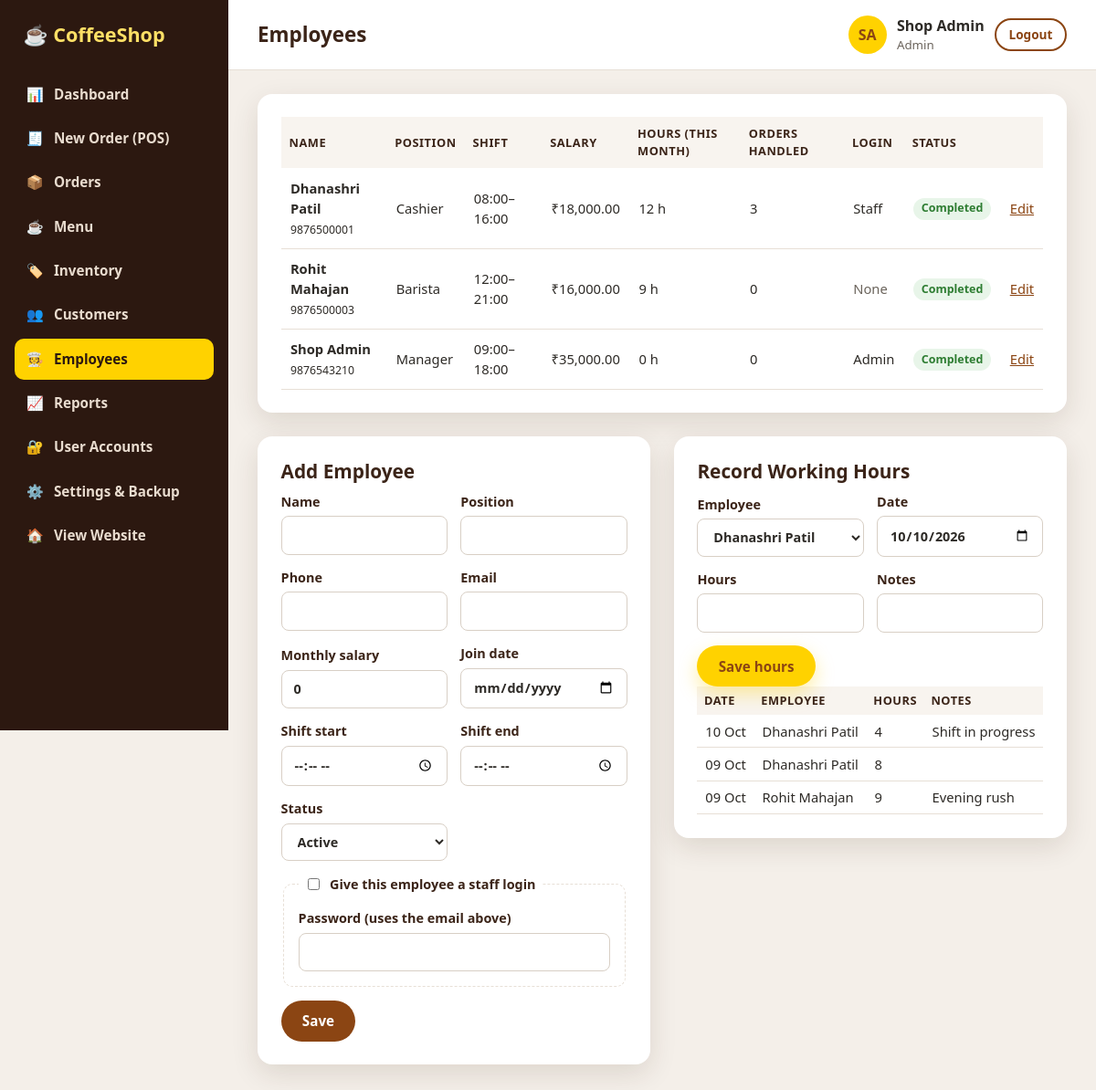
Page /admin/employees.php (signed in) on the committed database.
### tables this page shows
CREATE TABLE users (
    id            INT AUTO_INCREMENT PRIMARY KEY,
    name          VARCHAR(100) NOT NULL,
    email         VARCHAR(150) NOT NULL UNIQUE,
    phone         VARCHAR(20),
    password_hash VARCHAR(255) NOT NULL,
    role          ENUM('admin','staff','customer') NOT NULL DEFAULT 'customer',
    is_active     TINYINT(1) NOT NULL DEFAULT 1,
    created_at    DATETIME NOT NULL DEFAULT CURRENT_TIMESTAMP
);

CREATE TABLE employees (
    id          INT AUTO_INCREMENT PRIMARY KEY,
    user_id     INT NULL UNIQUE,
    name        VARCHAR(100) NOT NULL,
    phone       VARCHAR(20),
    email       VARCHAR(150),
    position    VARCHAR(50) NOT NULL,
    salary      DECIMAL(10,2) NOT NULL DEFAULT 0,
    shift_start TIME,
    shift_end   TIME,
    join_date   DATE,
    status      ENUM('active','inactive') NOT NULL DEFAULT 'active',
    FOREIGN KEY (user_id) REFERENCES users(id) ON DELETE SET NULL
);

CREATE TABLE attendance (
    id           INT AUTO_INCREMENT PRIMARY KEY,
    employee_id  INT NOT NULL,
    work_date    DATE NOT NULL,
    hours_worked DECIMAL(4,2) NOT NULL,
    notes        VARCHAR(255),
    UNIQUE KEY uq_emp_date (employee_id, work_date),
    FOREIGN KEY (employee_id) REFERENCES employees(id) ON DELETE CASCADE
);

### admin/employees.php (the view, shortened to what this page needs)
<?php
require_once __DIR__ . '/../includes/bootstrap.php';
require_once __DIR__ . '/../includes/layout.php';
$admin = require_role('admin');
$pdo = db();
$employees = $pdo->query("SELECT e.*, u.role, u.email AS login_email,
            (SELECT COALESCE(SUM(hours_worked), 0) FROM attendance a WHERE a.employee_id = e.id
                 AND a.work_date >= DATE_FORMAT(CURDATE(), '%Y-%m-01')) AS month_hours,
            (SELECT COUNT(*) FROM orders o WHERE o.created_by = e.user_id AND o.created_at >= DATE_FORMAT(CURDATE(), '%Y-%m-01')) AS month_orders
        FROM employees e LEFT JOIN users u ON u.id = e.user_id ORDER BY e.status, e.name")->fetchAll();
$recentHours = $pdo->query('SELECT a.*, e.name FROM attendance a JOIN employees e ON e.id = a.employee_id
                            ORDER BY a.work_date DESC, e.name LIMIT 15')->fetchAll();
$edit = null;
admin_start('Employees', 'employees');
?>
<section class="panel">
    <div class="table-wrap">
        <table class="table">
            <thead><tr><th>Name</th><th>Position</th><th>Shift</th><th>Salary</th><th>Hours (this month)</th><th>Orders handled</th><th>Login</th><th>Status</th><th></th></tr></thead>
            <tbody>
            <?php foreach ($employees as $emp): ?>
                <tr>
                    <td><strong><?= e($emp['name']) ?></strong><br><small><?= e($emp['phone'] ?? '') ?></small></td>
                    <td><?= e($emp['position']) ?></td>
                    <td><?= $emp['shift_start'] ? e(substr($emp['shift_start'], 0, 5) . '–' . substr($emp['shift_end'] ?? '', 0, 5)) : '—' ?></td>
                    <td><?= e(money($emp['salary'])) ?></td>
                    <td><?= e(+$emp['month_hours']) ?> h</td>
                    <td><?= (int) $emp['month_orders'] ?></td>
                    <td><?= $emp['role'] ? e(ucfirst($emp['role'])) : '<span class="muted">None</span>' ?></td>
                    <td><?= status_badge($emp['status'] === 'active' ? 'completed' : 'cancelled') ?></td>
                    <td><a href="<?= e(base_url('admin/employees.php?edit=' . $emp['id'])) ?>#emp-form">Edit</a></td>
                </tr>
            <?php endforeach; ?>
            </tbody>
        </table>
    </div>
</section>
<div class="two-col">
    <section class="panel" id="emp-form">
        <h2><?= $edit ? 'Edit ' . e($edit['name']) : 'Add Employee' ?></h2>
        <form method="post" class="form-grid">
            <label>Name <input type="text" name="name" value="<?= e($edit['name'] ?? '') ?>" required></label>
            <label>Position
                <input type="text" name="position" list="positions" value="<?= e($edit['position'] ?? '') ?>" required>
            </label>
            <label>Phone <input type="tel" name="phone" value="<?= e($edit['phone'] ?? '') ?>"></label>
            <label>Email <input type="email" name="email" value="<?= e($edit['email'] ?? '') ?>"></label>
            <label>Monthly salary <input type="number" name="salary" min="0" step="1" value="<?= e(+($edit['salary'] ?? 0)) ?>"></label>
            <label>Join date <input type="date" name="join_date" value="<?= e($edit['join_date'] ?? '') ?>"></label>
            <label>Shift start <input type="time" name="shift_start" value="<?= e(substr($edit['shift_start'] ?? '', 0, 5)) ?>"></label>
            <label>Shift end <input type="time" name="shift_end" value="<?= e(substr($edit['shift_end'] ?? '', 0, 5)) ?>"></label>
            <label>Status
                <select name="status">
                    <option value="active">Active</option>
                </select>
            </label>
            <?php if (!($edit['user_id'] ?? null)): ?>
                <fieldset class="span-2">
                    <legend><label class="check"><input type="checkbox" name="create_login" value="1"> Give this employee a staff login</label></legend>
                    <label>Password (uses the email above) <input type="password" name="password" minlength="6"></label>
                </fieldset>
            <?php else: ?>
                <p class="span-2 muted">Login: <?= e($edit['login_email']) ?> (<?= e($edit['role']) ?>). Manage it under User Accounts.</p>
            <?php endif; ?>
            <div class="span-2">
                <button class="btn btn-brown">Save</button>
            </div>
        </form>
    </section>
    <section class="panel">
        <h2>Record Working Hours</h2>
        <form method="post" class="form-grid">
            <label>Employee
                <select name="employee_id">
                    <?php foreach ($employees as $emp): if ($emp['status'] !== 'active') continue; ?>
                        <option value="<?= (int) $emp['id'] ?>"><?= e($emp['name']) ?></option>
                    <?php endforeach; ?>
                </select>
            </label>
            <label>Date <input type="date" name="work_date" value="<?= date('Y-m-d') ?>"></label>
            <label>Hours <input type="number" name="hours_worked" step="0.25" min="0.25" max="24" required></label>
            <label>Notes <input type="text" name="notes" maxlength="255"></label>
            <div class="span-2"><button class="btn btn-yellow">Save hours</button></div>
        </form>
        <table class="table compact">
            <thead><tr><th>Date</th><th>Employee</th><th>Hours</th><th>Notes</th></tr></thead>
            <tbody>
            <?php foreach ($recentHours as $h): ?>
                <tr><td><?= e(date('d M', strtotime($h['work_date']))) ?></td><td><?= e($h['name']) ?></td><td><?= e(+$h['hours_worked']) ?></td><td><?= e($h['notes'] ?? '') ?></td></tr>
            <?php endforeach; ?>
            </tbody>
        </table>
    </section>
</div>
<?php
admin_end();

### includes/layout.php (shortened to what this page needs)
<?php
function page_head(string $title, string $bodyClass = ''): void
{
    ?><!DOCTYPE html>
<html lang="en">
<head>
    <title><?= e($title) ?> | <?= e(setting('shop_name', 'Coffee Shop')) ?></title>
    <link rel="stylesheet" href="<?= e(base_url('assets/css/style.css')) ?>">
</head>
<body class="<?= e($bodyClass) ?>">
<?php
}
function page_end(): void
{
    ?>
</body>
</html>
<?php
}
    ?>
<?php
function admin_start(string $title, string $active): void
{
    $user = current_user();
    $menu = [
        'dashboard' => ['📊', 'Dashboard', 'admin/index.php', false],
        'pos'       => ['🧾', 'New Order (POS)', 'admin/pos.php', false],
        'orders'    => ['📦', 'Orders', 'admin/orders.php', false],
        'menu'      => ['☕', 'Menu', 'admin/menu.php', true],
        'inventory' => ['🏷️', 'Inventory', 'admin/inventory.php', false],
        'customers' => ['👥', 'Customers', 'admin/customers.php', false],
        'employees' => ['🧑‍🍳', 'Employees', 'admin/employees.php', true],
        'reports'   => ['📈', 'Reports', 'admin/reports.php', true],
        'users'     => ['🔐', 'User Accounts', 'admin/users.php', true],
        'settings'  => ['⚙️', 'Settings & Backup', 'admin/settings.php', true],
    ];
    page_head($title, 'admin-body');
    ?>
<div class="admin-layout">
    <aside class="sidebar" id="sidebar">
        <a class="logo-flat" href="<?= e(base_url('admin/index.php')) ?>">☕ CoffeeShop</a>
        <nav>
            <?php foreach ($menu as $key => [$icon, $label, $href, $adminOnly]):
                if ($adminOnly && $user['role'] !== 'admin') continue; ?>
                <a href="<?= e(base_url($href)) ?>" class="<?= $key === $active ? 'active' : '' ?>"><span><?= $icon ?></span><?= e($label) ?></a>
            <?php endforeach; ?>
            <a href="<?= e(base_url('index.php')) ?>"><span>🏠</span>View Website</a>
        </nav>
    </aside>
    <div class="admin-main">
        <header class="admin-topbar">
            <h1><?= e($title) ?></h1>
            <div class="topbar-user">
                <span class="avatar"><?= e(initials($user['name'])) ?></span>
                <div><strong><?= e($user['name']) ?></strong><small><?= e(ucfirst($user['role'])) ?></small></div>
                <a class="btn btn-outline btn-sm" href="<?= e(base_url('logout.php')) ?>">Logout</a>
            </div>
        </header>
        <main class="admin-content">
<?php
}
function admin_end(): void
{
    ?>
        </main>
    </div>
</div>
<?php
    page_end();
}

### includes/bootstrap.php (shortened to what this page needs)
<?php
function db(): PDO
{
    static $pdo = null;
    if ($pdo === null) {
        $dsn = 'mysql:host=' . DB_HOST . ';port=' . DB_PORT . ';dbname=' . DB_NAME . ';charset=utf8mb4';
        try {
            $pdo = new PDO($dsn, DB_USER, DB_PASS, [
                PDO::ATTR_ERRMODE            => PDO::ERRMODE_EXCEPTION,
                PDO::ATTR_DEFAULT_FETCH_MODE => PDO::FETCH_ASSOC,
                PDO::ATTR_EMULATE_PREPARES   => false,
            ]);
            $pdo->exec("SET time_zone = '" . date('P') . "'");
        } catch (PDOException $e) {
            http_response_code(500);
            exit('<h2>Database connection failed</h2><p>Check config/config.php and make sure the '
                . 'database/coffeeshop.sql file has been imported.</p>');
        }
    }
    return $pdo;
}
function base_url(string $path = ''): string
{
    static $base = null;
    if ($base === null) {
        $root = str_replace('\\', '/', realpath(__DIR__ . '/..'));
        $doc  = str_replace('\\', '/', realpath($_SERVER['DOCUMENT_ROOT'] ?? '') ?: '');
        $base = ($doc !== '' && str_starts_with($root, $doc)) ? substr($root, strlen($doc)) : '';
        $base = rtrim($base, '/');
    }
    return $base . '/' . ltrim($path, '/');
}
function e($value): string
{
    return htmlspecialchars((string) $value, ENT_QUOTES, 'UTF-8');
}
function setting(string $name, string $default = ''): string
{
    static $cache = null;
    if ($cache === null) {
        $cache = db()->query('SELECT name, value FROM settings')->fetchAll(PDO::FETCH_KEY_PAIR);
    }
    return $cache[$name] ?? $default;
}
function money($amount): string
{
    return setting('currency', '₹') . number_format((float) $amount, 2);
}
function current_user(): ?array
{
    static $user = false;
    if ($user === false) {
        $user = null;
        if (!empty($_SESSION['user_id'])) {
            $stmt = db()->prepare('SELECT id, name, email, phone, role FROM users WHERE id = ? AND is_active = 1');
            $stmt->execute([$_SESSION['user_id']]);
            $user = $stmt->fetch() ?: null;
        }
    }
    return $user;
}
function require_login(): array
{
    $user = current_user();
    return $user;
}
function require_role(string ...$roles): array
{
    $user = require_login();
    return $user;
}
function initials(string $name): string
{
    $parts = preg_split('/\s+/', trim($name));
    $out = mb_substr($parts[0] ?? '', 0, 1) . (count($parts) > 1 ? mb_substr(end($parts), 0, 1) : mb_substr($parts[0] ?? '', 1, 1));
    return mb_strtoupper($out);
}
function status_badge(string $status): string
{
    return '<span class="badge badge-' . e($status) . '">' . e(ucwords(str_replace('_', ' ', $status))) . '</span>';
}

### assets/css/style.css (style rules this page uses)
:root { --brown: #6f4e37; --brown-dark: #3b2418; --brown-deep: #2c1810; --rust: #8b4513; --orange: #d2691e; --yellow: #ffd200; --yellow-soft: #ffe066; --cream: #f8f4ef; --text: #2d2a26; --muted: #6b645c; --border: #e7dfd6; --white: #ffffff; --green: #2e7d32; --red: #c62828; --radius: 16px; --shadow: 0 10px 30px rgba(60, 30, 10, .12); }
* { box-sizing: border-box; }
html { scroll-behavior: smooth; }
body { margin: 0; font-family: "Segoe UI", Arial, Helvetica, sans-serif; color: var(--text); background: var(--white); line-height: 1.5; }
a { color: var(--rust); }
h1, h2, h3, h4 { margin: 0 0 .5em; line-height: 1.2; }
.muted { color: var(--muted); }
.btn { display: inline-flex; align-items: center; justify-content: center; gap: .4em; padding: .7em 1.4em; border-radius: 999px; border: 2px solid transparent; font-weight: 700; font-size: .95rem; text-decoration: none; cursor: pointer; transition: transform .15s, box-shadow .15s, background .15s; font-family: inherit; }
.btn-sm { padding: .4em 1em; font-size: .85rem; }
.btn-yellow { background: var(--yellow); color: var(--rust); box-shadow: 0 8px 20px rgba(255, 210, 0, .35); }
.btn-brown { background: var(--rust); color: var(--white); }
.btn-outline { background: transparent; border-color: var(--rust); color: var(--rust); }
.logo-flat { color: var(--yellow-soft); font-weight: 800; font-size: 1.5rem; text-decoration: none; }
input, select, textarea { font: inherit; padding: .65em .9em; border: 1px solid #d8cfc5; border-radius: 8px; background: var(--white); color: var(--text); width: 100%; }
input[type=checkbox], input[type=radio] { width: auto; accent-color: var(--rust); }
label { display: flex; flex-direction: column; gap: .3rem; font-weight: 600; font-size: .9rem; color: var(--brown-dark); }
label.check { flex-direction: row; align-items: center; gap: .5rem; }
.form-grid { display: grid; grid-template-columns: 1fr 1fr; gap: .9rem; align-items: end; }
.span-2 { grid-column: span 2; }
fieldset { border: 1px dashed var(--border); border-radius: 10px; padding: 1rem; }
legend { font-weight: 700; color: var(--rust); padding: 0 .4rem; }
.badge { display: inline-block; padding: .2em .7em; border-radius: 999px; font-size: .78rem; font-weight: 700; white-space: nowrap; }
.badge-completed, .badge-paid { background: #e8f5e9; color: var(--green); }
.avatar { display: inline-grid; place-items: center; width: 42px; height: 42px; border-radius: 50%; background: var(--yellow); color: var(--rust); font-weight: 800; flex: 0 0 auto; }
.panel { background: var(--white); border-radius: var(--radius); padding: 1.6rem; box-shadow: var(--shadow); margin-bottom: 1.6rem; }
.panel h2 { color: var(--brown-dark); font-size: 1.3rem; }
.two-col { display: grid; grid-template-columns: 1fr 1fr; gap: 1.6rem; align-items: start; }
.table-wrap { overflow-x: auto; }
.table { width: 100%; border-collapse: collapse; font-size: .92rem; }
.table th { text-align: left; background: var(--cream); color: var(--brown-dark); padding: .7em; font-size: .8rem; text-transform: uppercase; letter-spacing: .04em; }
.table td { padding: .7em; border-bottom: 1px solid var(--border); vertical-align: middle; }
.table.compact td, .table.compact th { padding: .45em .6em; }
.admin-body { background: #f4efe9; }
.admin-layout { display: grid; grid-template-columns: 250px 1fr; min-height: 100vh; }
.sidebar { background: var(--brown-deep); padding: 1.4rem 1rem; position: sticky; top: 0; height: 100vh; overflow-y: auto; }
.sidebar .logo-flat { display: block; margin: 0 .6rem 1.6rem; font-size: 1.35rem; }
.sidebar nav a { display: flex; gap: .7rem; align-items: center; color: #e9dccf; text-decoration: none; padding: .7rem .8rem; border-radius: 10px; margin-bottom: .2rem; font-weight: 600; font-size: .95rem; }
.sidebar nav a.active { background: var(--yellow); color: var(--brown-deep); }
.admin-main { min-width: 0; }
.admin-topbar { display: flex; align-items: center; gap: 1rem; padding: 1rem 2rem; background: var(--white); border-bottom: 1px solid var(--border); position: sticky; top: 0; z-index: 20; }
.admin-topbar h1 { font-size: 1.4rem; margin: 0; flex: 1; color: var(--brown-dark); }
.topbar-user { display: flex; align-items: center; gap: .7rem; }
.topbar-user small { display: block; color: var(--muted); }
.admin-content { padding: 1.6rem 2rem 3rem; }

### rows in the picture
users: name "SA", name "Shop Admin", role "Admin"
employees: name "Dhanashri Patil", phone "9876500001", position "Cashier", shift_start+shift_end "08:00–16:00", salary "₹18,000.00", month_hours "12", month_orders "3", user.role "Staff"
employees: name "Rohit Mahajan", phone "9876500003", position "Barista", shift_start+shift_end "12:00–21:00", salary "₹16,000.00", month_hours "9", month_orders "0", shows "None"
employees: name "Shop Admin", phone "9876543210", position "Manager", shift_start+shift_end "09:00–18:00", salary "₹35,000.00", month_hours "0", month_orders "0", user.role "Admin"
attendance: work_date "10 Oct", employee.name "Dhanashri Patil", hours_worked "4", notes "Shift in progress"
attendance: work_date "09 Oct", employee.name "Dhanashri Patil", hours_worked "8"
attendance: work_date "09 Oct", employee.name "Rohit Mahajan", hours_worked "9", notes "Evening rush"

### other values in the picture
$icon "📊"
$label "Dashboard"
$icon "🧾"
$label "New Order (POS)"
$icon "📦"
$label "Orders"
$icon "☕"
$label "Menu"
$icon "🏷️"
$label "Inventory"
$icon "👥"
$label "Customers"
$icon "🧑‍🍳"
$label "Employees"
$icon "📈"
